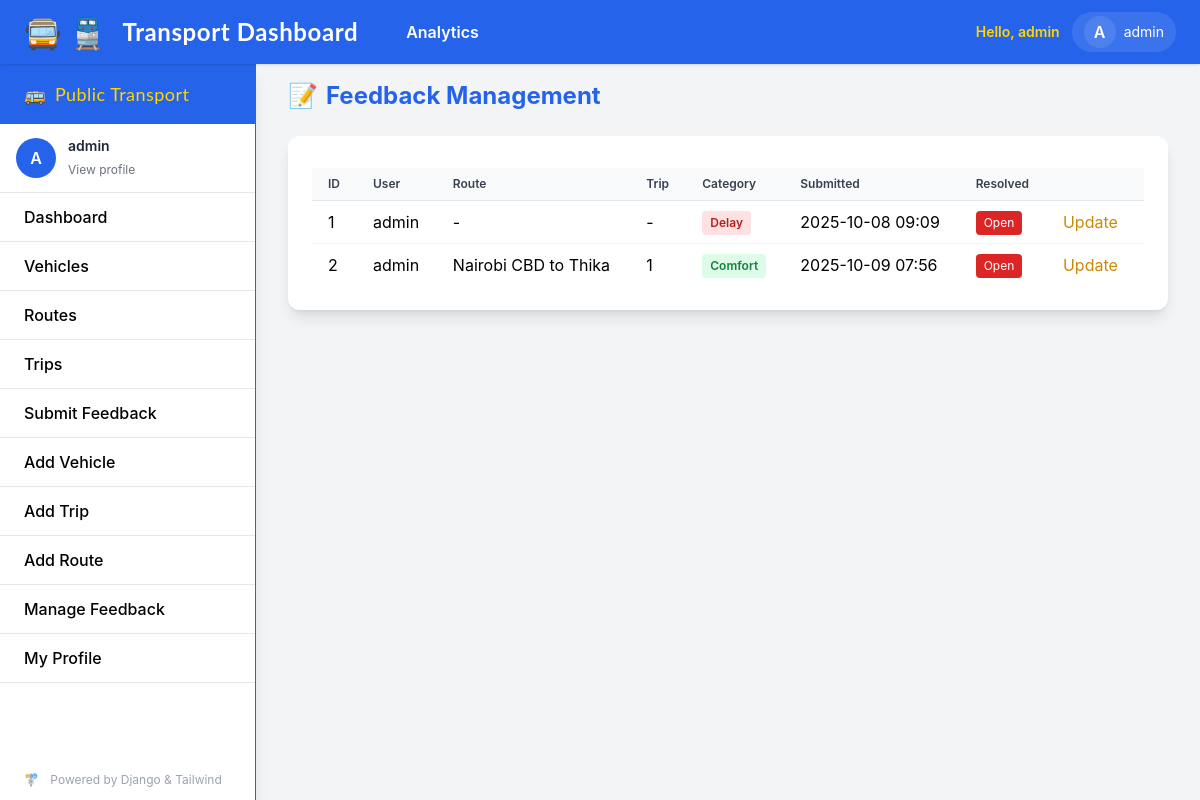
Screenshot of /feedback/ (signed in) with the database file from the repository.
### transport/models.py (models this page shows, shortened)
class Feedback(models.Model):
    user = models.ForeignKey(User, on_delete=models.SET_NULL, null=True, blank=True)
    submitted_at = models.DateTimeField(auto_now_add=True)
    route = models.ForeignKey(Route, on_delete=models.SET_NULL, null=True, blank=True)
    trip = models.ForeignKey(Trip, on_delete=models.SET_NULL, null=True, blank=True)
    category = models.CharField(max_length=50, choices=[
        ("delay", "Delay"),
        ("comfort", "Comfort"),
        ("cleanliness", "Cleanliness"),
        ("other", "Other"),
    ], default="other")
    description = models.TextField()
    resolved = models.BooleanField(default=False)

class Route(models.Model):
    name = models.CharField(max_length=100)
    code = models.CharField(max_length=20, unique=True)
    description = models.TextField(blank=True)
    active = models.BooleanField(default=True)

class Trip(models.Model):
    route = models.ForeignKey(Route, on_delete=models.CASCADE)
    vehicle = models.ForeignKey(Vehicle, on_delete=models.SET_NULL, null=True)
    scheduled_departure = models.DateTimeField()
    scheduled_arrival = models.DateTimeField()
    actual_departure = models.DateTimeField(null=True, blank=True)
    actual_arrival = models.DateTimeField(null=True, blank=True)
    timetable = models.ForeignKey(Timetable, on_delete=models.SET_NULL, null=True, blank=True)
    available_seats = models.PositiveIntegerField(default=0)

### transport/views.py (the view)
# urls.py: path('feedback/', FeedbackListView.as_view(), name='feedback-list'),          # manage feedback (staff only)
class FeedbackListView(StaffRequiredMixin, ListView):
    model = Feedback
    template_name = 'feedback/feedback_list.html'
    context_object_name = 'feedbacks'
    paginate_by = 20

### transport/views.py (called while the page is built)
    def test_func(self):
        return self.request.user.is_authenticated and self.request.user.is_staff

### transport/templates/feedback/feedback_list.html (shortened to what this page needs)
{% extends "base.html" %}
{% block content %}
<div class="flex items-center gap-2 mb-6">
    <span class="text-2xl">📝</span>
    <h2 class="text-2xl font-bold text-transport-blue">Feedback Management</h2>
</div>
<div class="bg-white rounded-xl shadow-lg p-6">
    <div class="overflow-x-auto mt-2">
        <table class="min-w-full divide-y divide-gray-200">
            <thead class="bg-gray-50">
                <tr>
                    <th class="px-4 py-2 text-left text-xs font-semibold text-gray-700">ID</th>
                    <th class="px-4 py-2 text-left text-xs font-semibold text-gray-700">User</th>
                    <th class="px-4 py-2 text-left text-xs font-semibold text-gray-700">Route</th>
                    <th class="px-4 py-2 text-left text-xs font-semibold text-gray-700">Trip</th>
                    <th class="px-4 py-2 text-left text-xs font-semibold text-gray-700">Category</th>
                    <th class="px-4 py-2 text-left text-xs font-semibold text-gray-700">Submitted</th>
                    <th class="px-4 py-2 text-left text-xs font-semibold text-gray-700">Resolved</th>
                    <th class="px-4 py-2"></th>
                </tr>
            </thead>
            <tbody class="bg-white divide-y divide-gray-100">
                {% for fb in feedbacks %}
                <tr>
                    <td class="px-4 py-2">{{ fb.id }}</td>
                    <td class="px-4 py-2">{% if fb.user %}{{ fb.user.username }}{% else %}Anonymous{% endif %}</td>
                    <td class="px-4 py-2">{% if fb.route %}{{ fb.route.name }}{% else %}-{% endif %}</td>
                    <td class="px-4 py-2">{% if fb.trip %}{{ fb.trip.id }}{% else %}-{% endif %}</td>
                    <td class="px-4 py-2">
                        <span class="inline-block px-2 py-1 rounded text-xs font-semibold
                            {% if fb.category == 'delay' %} bg-red-100 text-red-700
                            {% elif fb.category == 'comfort' %} bg-green-100 text-green-700
                            {% elif fb.category == 'cleanliness' %} bg-yellow-100 text-yellow-800
                            {% else %} bg-blue-100 text-blue-700{% endif %}
                        ">{{ fb.get_category_display }}</span>
                    </td>
                    <td class="px-4 py-2">{{ fb.submitted_at|date:"Y-m-d H:i" }}</td>
                    <td class="px-4 py-2">
                        {% if fb.resolved %}
                            <span class="inline-block px-2 py-1 rounded bg-green-600 text-white text-xs">Resolved</span>
                        {% else %}
                            <span class="inline-block px-2 py-1 rounded bg-red-600 text-white text-xs">Open</span>
                        {% endif %}
                    </td>
                    <td class="px-4 py-2 whitespace-nowrap">
                        <a href="{% url 'dashboard:feedback-update' fb.pk %}" class="text-yellow-600 hover:underline mr-2">Update</a>
                    </td>
                </tr>
                {% empty %}
                <tr>
                    <td colspan="8" class="px-4 py-4 text-center text-gray-500">No feedback entries found.</td>
                </tr>
                {% endfor %}
            </tbody>
        </table>
    </div>
</div>
{% endblock %}

### transport/templates/base.html (shortened to what this page needs)
<!DOCTYPE html>
<html lang="en">
<head>
    <script src="https://cdn.tailwindcss.com"></script>
</head>
<body class="bg-transport-gray min-h-screen font-sans">
    <nav class="fixed top-0 left-0 right-0 z-30 bg-transport-blue text-white h-16 flex items-center px-6 shadow">
        <div class="flex-1 flex items-center">
            <span class="mr-4 text-3xl font-display">
                🚍 🚆
            </span>
            <a class="font-bold text-2xl tracking-wide font-display mr-8 hover:text-transport-yellow transition" href="{% url 'dashboard:dashboard' %}">
                Transport Dashboard
            </a>
            {% if user.is_authenticated and user.is_staff %}
                <a href="{% url 'dashboard:analytics' %}" class="ml-4 hover:text-transport-yellow font-semibold transition">Analytics</a>
            {% endif %}
        </div>
        <div class="flex items-center space-x-4">
            {% if user.is_authenticated %}
                <div class="hidden sm:flex items-center space-x-3">
                    <div class="text-sm text-transport-yellow font-semibold">Hello, {{ user.get_full_name|default:user.username }}</div>
                    <div class="relative" x-data>
                        <button id="profile-menu-button" aria-haspopup="true" aria-expanded="false" class="flex items-center gap-2 bg-white/10 hover:bg-white/20 px-3 py-1 rounded-full focus:outline-none">
                            <span class="w-8 h-8 rounded-full bg-white/10 flex items-center justify-center font-semibold text-white">
                                {{ user.username|slice:":1"|upper }}
                            </span>
                            <span class="text-sm hidden md:inline">{{ user.username }}</span>
                        </button>
                    </div>
                </div>
            {% else %}
                <div>
                    <a href="{% url 'login' %}" class="hover:text-transport-yellow font-semibold transition">Login</a>
                </div>
            {% endif %}
        </div>
    </nav>
    <aside class="fixed top-16 left-0 h-[calc(100vh-4rem)] w-64 bg-white shadow-lg flex flex-col z-20 border-r border-transport-blue">
        <div class="flex items-center px-6 py-4 bg-transport-blue text-transport-yellow font-display text-lg tracking-wide">
            <span class="mr-2">🚌</span> Public Transport
        </div>
        {% if user.is_authenticated %}
        <div class="px-4 py-3 border-b">
            <div class="flex items-center gap-3">
                <div class="w-10 h-10 rounded-full bg-transport-blue text-white flex items-center justify-center font-semibold">
                    {{ user.username|slice:":1"|upper }}
                </div>
                <div>
                    <div class="text-sm font-semibold text-gray-800">{{ user.get_full_name|default:user.username }}</div>
                    <a href="{% url 'profile' %}" class="text-xs text-gray-500 hover:underline">View profile</a>
                </div>
            </div>
        </div>
        {% endif %}
        <a href="{% url 'dashboard:dashboard' %}" class="py-3 px-6 hover:bg-transport-blue hover:text-white border-b font-medium transition">Dashboard</a>
        <a href="{% url 'dashboard:vehicle-list' %}" class="py-3 px-6 hover:bg-transport-blue hover:text-white border-b font-medium transition">Vehicles</a>
        <a href="{% url 'dashboard:route-list' %}" class="py-3 px-6 hover:bg-transport-blue hover:text-white border-b font-medium transition">Routes</a>
        <a href="{% url 'dashboard:trip-list' %}" class="py-3 px-6 hover:bg-transport-blue hover:text-white border-b font-medium transition">Trips</a>
        <a href="{% url 'dashboard:feedback-create' %}" class="py-3 px-6 hover:bg-transport-blue hover:text-white border-b font-medium transition">Submit Feedback</a>
        {% if user.is_authenticated and user.is_staff %}
            <a href="{% url 'dashboard:vehicle-add' %}" class="py-3 px-6 hover:bg-transport-blue hover:text-white border-b font-medium transition">Add Vehicle</a>
            <a href="{% url 'dashboard:trip-add' %}" class="py-3 px-6 hover:bg-transport-blue hover:text-white border-b font-medium transition">Add Trip</a>
            <a href="{% url 'dashboard:route-add' %}" class="py-3 px-6 hover:bg-transport-blue hover:text-white border-b font-medium transition">Add Route</a>
            <a href="{% url 'dashboard:feedback-list' %}" class="py-3 px-6 hover:bg-transport-blue hover:text-white border-b font-medium transition">Manage Feedback</a>
            <a href="{% url 'profile' %}" class="py-3 px-6 hover:bg-transport-blue hover:text-white border-b font-medium transition">My Profile</a>
        {% endif %}
        <div class="mt-auto px-6 py-3 text-xs text-gray-400">
            <span class="mr-2">🚏</span> Powered by Django & Tailwind
        </div>
    </aside>
    <main class="ml-64 pt-20 px-8 pb-10 transition-all bg-transport-gray min-h-[calc(100vh-4rem)]">
        <div class="max-w-6xl mx-auto">
            {% block content %}
            {% endblock %}
        </div>
    </main>
</body>
</html>

### rows the page displays
Feedback: id "1", user.username "admin", category "Delay", submitted_at "2025-10-08 09:09", resolved "Open"
Feedback: id "2", user.username "admin", route.name "Nairobi CBD to Thika", trip.id "1", category "Comfort", submitted_at "2025-10-09 07:56", resolved "Open"

### other values shown
{{ user.get_full_name|default:user.username }} "admin"
{{ user.username|slice:":1"|upper }} "A"
{{ user.username }} "admin"
